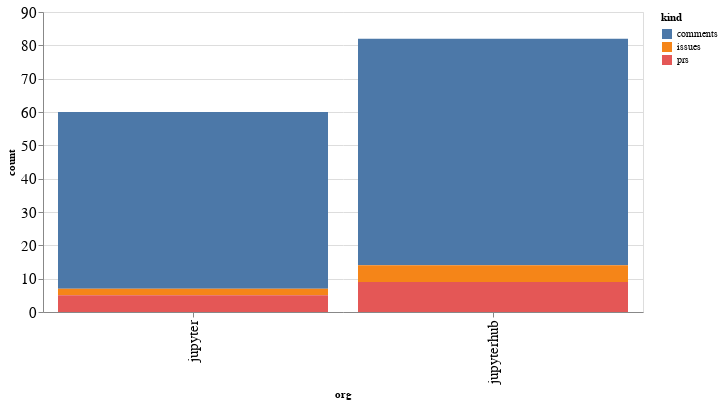

This figure's notebook cell:
### Code cell
alt.Chart(org_summaries, width=600).mark_bar().encode(
    x='org',
    y='count',
    color='kind',
    tooltip="org"
)

### Figure 1 — Vega-Lite specification as saved in the notebook (floating-point values rounded to 4 significant figures)
{"config": {"axisLeft": {"labelFontSize": 15}, "axisBottom": {"labelFontSize": 15}}, "data": {"name": "data-d5f171ad234713cff71c5b8c6fc113ab"}, "mark": "bar", "encoding": {"color": {"type": "nominal", "field": "kind"}, "tooltip": {"type": "nominal", "field": "org"}, "x": {"type": "nominal", "field": "org"}, "y": {"type": "quantitative", "field": "count"}}, "width": 600, "$schema": "https://vega.github.io/schema/vega-lite/v4.8.1.json", "datasets": {"data-d5f171ad234713cff71c5b8c6fc113ab": [{"org": "jupyter", "kind": "comments", "count": 53}, {"org": "jupyter", "kind": "issues", "count": 2}, {"org": "jupyter", "kind": "prs", "count": 5}, {"org": "jupyterhub", "kind": "comments", "count": 68}, {"org": "jupyterhub", "kind": "issues", "count": 5}, {"org": "jupyterhub", "kind": "prs", "count": 9}]}}
